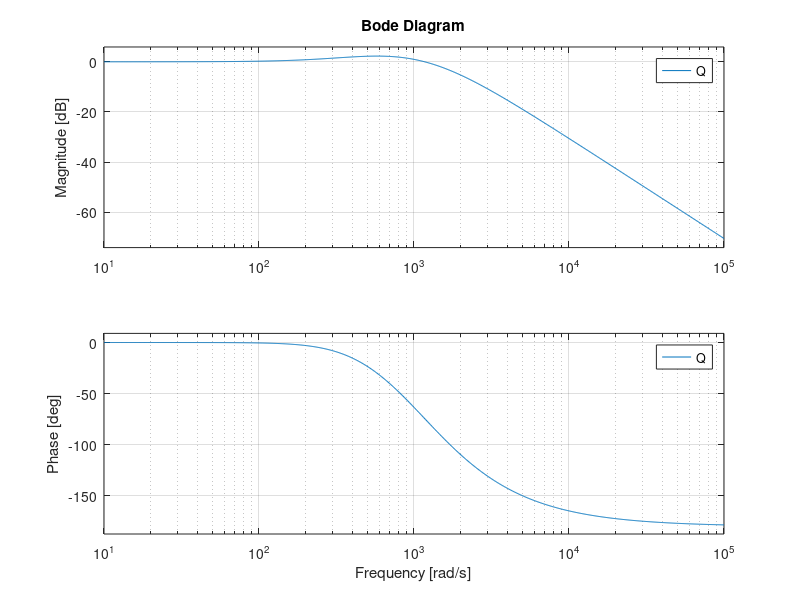

Recreate this plot in MATLAB.
clear all;
close all;
Jp=0.0030;bp=0.067;
Jn=0.0033;bn=0.0673;
Gp=tf([1],[Jp,bp,0]);  %Practical plant
Gn=tf([1],[Jn,bn,0]);  %Nominal plant

tol=0.001;
Q=tf([3*tol,1],[tol^3,3*tol^2,3*tol,1]);
bode(Q);
dcgain(Q)
OD1=1/(1-Q);
OD2=Q/Gn;

OD3 = Q*Gn;

[num,den]=tfdata(OD2,'v');
[num1,den1]=tfdata(OD1,'v');
[num2,den2]=tfdata(OD3,'v');